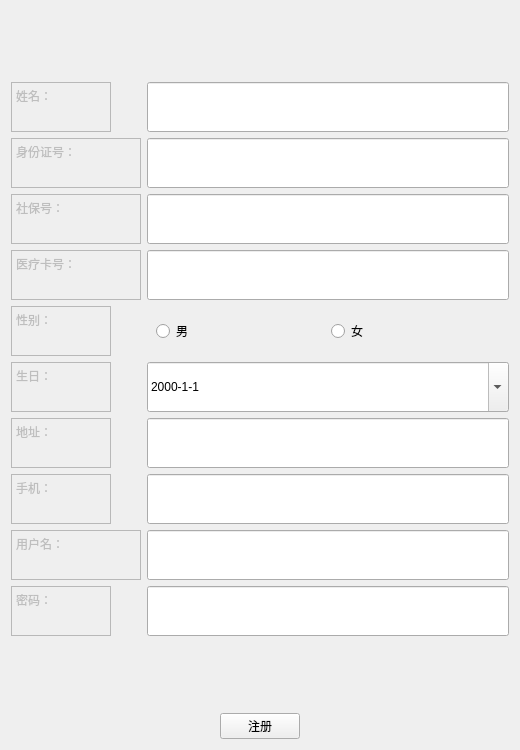
<?xml version="1.0" encoding="UTF-8"?>
<ui version="4.0">
 <class>PatientInfo</class>
 <widget class="QWidget" name="PatientInfo">
  <property name="windowModality">
   <enum>Qt::ApplicationModal</enum>
  </property>
  <property name="geometry">
   <rect>
    <x>0</x>
    <y>0</y>
    <width>520</width>
    <height>750</height>
   </rect>
  </property>
  <property name="minimumSize">
   <size>
    <width>520</width>
    <height>750</height>
   </size>
  </property>
  <property name="maximumSize">
   <size>
    <width>520</width>
    <height>750</height>
   </size>
  </property>
  <property name="windowTitle">
   <string>注册</string>
  </property>
  <layout class="QVBoxLayout" name="verticalLayout">
   <item>
    <layout class="QFormLayout" name="formLayout">
     <property name="fieldGrowthPolicy">
      <enum>QFormLayout::AllNonFixedFieldsGrow</enum>
     </property>
     <property name="labelAlignment">
      <set>Qt::AlignLeading|Qt::AlignLeft|Qt::AlignVCenter</set>
     </property>
     <property name="formAlignment">
      <set>Qt::AlignLeading|Qt::AlignLeft|Qt::AlignVCenter</set>
     </property>
     <item row="0" column="0">
      <widget class="QTextEdit" name="textEdit_2">
       <property name="enabled">
        <bool>false</bool>
       </property>
       <property name="sizePolicy">
        <sizepolicy hsizetype="Expanding" vsizetype="Fixed">
         <horstretch>0</horstretch>
         <verstretch>0</verstretch>
        </sizepolicy>
       </property>
       <property name="minimumSize">
        <size>
         <width>100</width>
         <height>50</height>
        </size>
       </property>
       <property name="maximumSize">
        <size>
         <width>100</width>
         <height>50</height>
        </size>
       </property>
       <property name="html">
        <string>&lt;!DOCTYPE HTML PUBLIC &quot;-//W3C//DTD HTML 4.0//EN&quot; &quot;http://www.w3.org/TR/REC-html40/strict.dtd&quot;&gt;
&lt;html&gt;&lt;head&gt;&lt;meta name=&quot;qrichtext&quot; content=&quot;1&quot; /&gt;&lt;style type=&quot;text/css&quot;&gt;
p, li { white-space: pre-wrap; }
&lt;/style&gt;&lt;/head&gt;&lt;body style=&quot; font-family:'SimSun'; font-size:9pt; font-weight:400; font-style:normal;&quot;&gt;
&lt;p style=&quot; margin-top:0px; margin-bottom:0px; margin-left:0px; margin-right:0px; -qt-block-indent:0; text-indent:0px;&quot;&gt;姓名：&lt;/p&gt;&lt;/body&gt;&lt;/html&gt;</string>
       </property>
      </widget>
     </item>
     <item row="0" column="1">
      <widget class="QLineEdit" name="pnameEdit">
       <property name="sizePolicy">
        <sizepolicy hsizetype="Expanding" vsizetype="Preferred">
         <horstretch>0</horstretch>
         <verstretch>0</verstretch>
        </sizepolicy>
       </property>
       <property name="minimumSize">
        <size>
         <width>0</width>
         <height>50</height>
        </size>
       </property>
       <property name="maximumSize">
        <size>
         <width>16777215</width>
         <height>50</height>
        </size>
       </property>
       <property name="palette">
        <palette>
         <active>
          <colorrole role="Text">
           <brush brushstyle="SolidPattern">
            <color alpha="255">
             <red>120</red>
             <green>120</green>
             <blue>120</blue>
            </color>
           </brush>
          </colorrole>
         </active>
         <inactive>
          <colorrole role="Text">
           <brush brushstyle="SolidPattern">
            <color alpha="255">
             <red>120</red>
             <green>120</green>
             <blue>120</blue>
            </color>
           </brush>
          </colorrole>
         </inactive>
         <disabled>
          <colorrole role="Text">
           <brush brushstyle="SolidPattern">
            <color alpha="255">
             <red>120</red>
             <green>120</green>
             <blue>120</blue>
            </color>
           </brush>
          </colorrole>
         </disabled>
        </palette>
       </property>
      </widget>
     </item>
     <item row="1" column="0">
      <widget class="QTextEdit" name="textEdit">
       <property name="enabled">
        <bool>false</bool>
       </property>
       <property name="sizePolicy">
        <sizepolicy hsizetype="Expanding" vsizetype="Fixed">
         <horstretch>0</horstretch>
         <verstretch>0</verstretch>
        </sizepolicy>
       </property>
       <property name="minimumSize">
        <size>
         <width>130</width>
         <height>50</height>
        </size>
       </property>
       <property name="maximumSize">
        <size>
         <width>130</width>
         <height>50</height>
        </size>
       </property>
       <property name="html">
        <string>&lt;!DOCTYPE HTML PUBLIC &quot;-//W3C//DTD HTML 4.0//EN&quot; &quot;http://www.w3.org/TR/REC-html40/strict.dtd&quot;&gt;
&lt;html&gt;&lt;head&gt;&lt;meta name=&quot;qrichtext&quot; content=&quot;1&quot; /&gt;&lt;style type=&quot;text/css&quot;&gt;
p, li { white-space: pre-wrap; }
&lt;/style&gt;&lt;/head&gt;&lt;body style=&quot; font-family:'SimSun'; font-size:9pt; font-weight:400; font-style:normal;&quot;&gt;
&lt;p style=&quot; margin-top:0px; margin-bottom:0px; margin-left:0px; margin-right:0px; -qt-block-indent:0; text-indent:0px;&quot;&gt;身份证号：&lt;/p&gt;&lt;/body&gt;&lt;/html&gt;</string>
       </property>
      </widget>
     </item>
     <item row="1" column="1">
      <widget class="QLineEdit" name="pidEdit">
       <property name="sizePolicy">
        <sizepolicy hsizetype="Expanding" vsizetype="Preferred">
         <horstretch>0</horstretch>
         <verstretch>0</verstretch>
        </sizepolicy>
       </property>
       <property name="minimumSize">
        <size>
         <width>0</width>
         <height>50</height>
        </size>
       </property>
       <property name="maximumSize">
        <size>
         <width>16777215</width>
         <height>50</height>
        </size>
       </property>
       <property name="palette">
        <palette>
         <active>
          <colorrole role="Text">
           <brush brushstyle="SolidPattern">
            <color alpha="255">
             <red>120</red>
             <green>120</green>
             <blue>120</blue>
            </color>
           </brush>
          </colorrole>
         </active>
         <inactive>
          <colorrole role="Text">
           <brush brushstyle="SolidPattern">
            <color alpha="255">
             <red>120</red>
             <green>120</green>
             <blue>120</blue>
            </color>
           </brush>
          </colorrole>
         </inactive>
         <disabled>
          <colorrole role="Text">
           <brush brushstyle="SolidPattern">
            <color alpha="255">
             <red>120</red>
             <green>120</green>
             <blue>120</blue>
            </color>
           </brush>
          </colorrole>
         </disabled>
        </palette>
       </property>
      </widget>
     </item>
     <item row="2" column="0">
      <widget class="QTextEdit" name="textEdit_3">
       <property name="enabled">
        <bool>false</bool>
       </property>
       <property name="sizePolicy">
        <sizepolicy hsizetype="Expanding" vsizetype="Fixed">
         <horstretch>0</horstretch>
         <verstretch>0</verstretch>
        </sizepolicy>
       </property>
       <property name="minimumSize">
        <size>
         <width>130</width>
         <height>50</height>
        </size>
       </property>
       <property name="maximumSize">
        <size>
         <width>130</width>
         <height>50</height>
        </size>
       </property>
       <property name="html">
        <string>&lt;!DOCTYPE HTML PUBLIC &quot;-//W3C//DTD HTML 4.0//EN&quot; &quot;http://www.w3.org/TR/REC-html40/strict.dtd&quot;&gt;
&lt;html&gt;&lt;head&gt;&lt;meta name=&quot;qrichtext&quot; content=&quot;1&quot; /&gt;&lt;style type=&quot;text/css&quot;&gt;
p, li { white-space: pre-wrap; }
&lt;/style&gt;&lt;/head&gt;&lt;body style=&quot; font-family:'SimSun'; font-size:9pt; font-weight:400; font-style:normal;&quot;&gt;
&lt;p style=&quot; margin-top:0px; margin-bottom:0px; margin-left:0px; margin-right:0px; -qt-block-indent:0; text-indent:0px;&quot;&gt;社保号：&lt;/p&gt;&lt;/body&gt;&lt;/html&gt;</string>
       </property>
      </widget>
     </item>
     <item row="2" column="1">
      <widget class="QLineEdit" name="pinoEdit">
       <property name="sizePolicy">
        <sizepolicy hsizetype="Expanding" vsizetype="Preferred">
         <horstretch>0</horstretch>
         <verstretch>0</verstretch>
        </sizepolicy>
       </property>
       <property name="minimumSize">
        <size>
         <width>0</width>
         <height>50</height>
        </size>
       </property>
       <property name="maximumSize">
        <size>
         <width>16777215</width>
         <height>50</height>
        </size>
       </property>
      </widget>
     </item>
     <item row="3" column="0">
      <widget class="QTextEdit" name="textEdit_4">
       <property name="enabled">
        <bool>false</bool>
       </property>
       <property name="sizePolicy">
        <sizepolicy hsizetype="Expanding" vsizetype="Fixed">
         <horstretch>0</horstretch>
         <verstretch>0</verstretch>
        </sizepolicy>
       </property>
       <property name="minimumSize">
        <size>
         <width>130</width>
         <height>50</height>
        </size>
       </property>
       <property name="maximumSize">
        <size>
         <width>100</width>
         <height>50</height>
        </size>
       </property>
       <property name="html">
        <string>&lt;!DOCTYPE HTML PUBLIC &quot;-//W3C//DTD HTML 4.0//EN&quot; &quot;http://www.w3.org/TR/REC-html40/strict.dtd&quot;&gt;
&lt;html&gt;&lt;head&gt;&lt;meta name=&quot;qrichtext&quot; content=&quot;1&quot; /&gt;&lt;style type=&quot;text/css&quot;&gt;
p, li { white-space: pre-wrap; }
&lt;/style&gt;&lt;/head&gt;&lt;body style=&quot; font-family:'SimSun'; font-size:9pt; font-weight:400; font-style:normal;&quot;&gt;
&lt;p style=&quot; margin-top:0px; margin-bottom:0px; margin-left:0px; margin-right:0px; -qt-block-indent:0; text-indent:0px;&quot;&gt;医疗卡号：&lt;/p&gt;&lt;/body&gt;&lt;/html&gt;</string>
       </property>
      </widget>
     </item>
     <item row="3" column="1">
      <widget class="QLineEdit" name="pmnoEdit">
       <property name="sizePolicy">
        <sizepolicy hsizetype="Expanding" vsizetype="Preferred">
         <horstretch>0</horstretch>
         <verstretch>0</verstretch>
        </sizepolicy>
       </property>
       <property name="minimumSize">
        <size>
         <width>0</width>
         <height>50</height>
        </size>
       </property>
       <property name="maximumSize">
        <size>
         <width>16777215</width>
         <height>50</height>
        </size>
       </property>
      </widget>
     </item>
     <item row="4" column="0">
      <widget class="QTextEdit" name="textEdit_6">
       <property name="enabled">
        <bool>false</bool>
       </property>
       <property name="sizePolicy">
        <sizepolicy hsizetype="Expanding" vsizetype="Fixed">
         <horstretch>0</horstretch>
         <verstretch>0</verstretch>
        </sizepolicy>
       </property>
       <property name="minimumSize">
        <size>
         <width>100</width>
         <height>50</height>
        </size>
       </property>
       <property name="maximumSize">
        <size>
         <width>100</width>
         <height>50</height>
        </size>
       </property>
       <property name="layoutDirection">
        <enum>Qt::LeftToRight</enum>
       </property>
       <property name="html">
        <string>&lt;!DOCTYPE HTML PUBLIC &quot;-//W3C//DTD HTML 4.0//EN&quot; &quot;http://www.w3.org/TR/REC-html40/strict.dtd&quot;&gt;
&lt;html&gt;&lt;head&gt;&lt;meta name=&quot;qrichtext&quot; content=&quot;1&quot; /&gt;&lt;style type=&quot;text/css&quot;&gt;
p, li { white-space: pre-wrap; }
&lt;/style&gt;&lt;/head&gt;&lt;body style=&quot; font-family:'SimSun'; font-size:9pt; font-weight:400; font-style:normal;&quot;&gt;
&lt;p style=&quot; margin-top:0px; margin-bottom:0px; margin-left:0px; margin-right:0px; -qt-block-indent:0; text-indent:0px;&quot;&gt;性别：&lt;/p&gt;&lt;/body&gt;&lt;/html&gt;</string>
       </property>
      </widget>
     </item>
     <item row="4" column="1">
      <widget class="QWidget" name="widget" native="true">
       <layout class="QHBoxLayout" name="horizontalLayout">
        <item>
         <widget class="QRadioButton" name="rbtn_male">
          <property name="text">
           <string>男</string>
          </property>
         </widget>
        </item>
        <item>
         <widget class="QRadioButton" name="rbtn_female">
          <property name="text">
           <string>女</string>
          </property>
         </widget>
        </item>
       </layout>
      </widget>
     </item>
     <item row="5" column="0">
      <widget class="QTextEdit" name="textEdit_7">
       <property name="enabled">
        <bool>false</bool>
       </property>
       <property name="sizePolicy">
        <sizepolicy hsizetype="Expanding" vsizetype="Fixed">
         <horstretch>0</horstretch>
         <verstretch>0</verstretch>
        </sizepolicy>
       </property>
       <property name="minimumSize">
        <size>
         <width>100</width>
         <height>50</height>
        </size>
       </property>
       <property name="maximumSize">
        <size>
         <width>100</width>
         <height>50</height>
        </size>
       </property>
       <property name="html">
        <string>&lt;!DOCTYPE HTML PUBLIC &quot;-//W3C//DTD HTML 4.0//EN&quot; &quot;http://www.w3.org/TR/REC-html40/strict.dtd&quot;&gt;
&lt;html&gt;&lt;head&gt;&lt;meta name=&quot;qrichtext&quot; content=&quot;1&quot; /&gt;&lt;style type=&quot;text/css&quot;&gt;
p, li { white-space: pre-wrap; }
&lt;/style&gt;&lt;/head&gt;&lt;body style=&quot; font-family:'SimSun'; font-size:9pt; font-weight:400; font-style:normal;&quot;&gt;
&lt;p style=&quot; margin-top:0px; margin-bottom:0px; margin-left:0px; margin-right:0px; -qt-block-indent:0; text-indent:0px;&quot;&gt;生日：&lt;/p&gt;&lt;/body&gt;&lt;/html&gt;</string>
       </property>
      </widget>
     </item>
     <item row="5" column="1">
      <widget class="QDateEdit" name="pbdEdit">
       <property name="sizePolicy">
        <sizepolicy hsizetype="Minimum" vsizetype="Preferred">
         <horstretch>0</horstretch>
         <verstretch>0</verstretch>
        </sizepolicy>
       </property>
       <property name="currentSection">
        <enum>QDateTimeEdit::DaySection</enum>
       </property>
       <property name="displayFormat">
        <string>yyyy-M-d</string>
       </property>
       <property name="calendarPopup">
        <bool>true</bool>
       </property>
       <property name="currentSectionIndex">
        <number>2</number>
       </property>
      </widget>
     </item>
     <item row="6" column="0">
      <widget class="QTextEdit" name="textEdit_5">
       <property name="enabled">
        <bool>false</bool>
       </property>
       <property name="sizePolicy">
        <sizepolicy hsizetype="Expanding" vsizetype="Fixed">
         <horstretch>0</horstretch>
         <verstretch>0</verstretch>
        </sizepolicy>
       </property>
       <property name="minimumSize">
        <size>
         <width>100</width>
         <height>50</height>
        </size>
       </property>
       <property name="maximumSize">
        <size>
         <width>100</width>
         <height>50</height>
        </size>
       </property>
       <property name="html">
        <string>&lt;!DOCTYPE HTML PUBLIC &quot;-//W3C//DTD HTML 4.0//EN&quot; &quot;http://www.w3.org/TR/REC-html40/strict.dtd&quot;&gt;
&lt;html&gt;&lt;head&gt;&lt;meta name=&quot;qrichtext&quot; content=&quot;1&quot; /&gt;&lt;style type=&quot;text/css&quot;&gt;
p, li { white-space: pre-wrap; }
&lt;/style&gt;&lt;/head&gt;&lt;body style=&quot; font-family:'SimSun'; font-size:9pt; font-weight:400; font-style:normal;&quot;&gt;
&lt;p style=&quot; margin-top:0px; margin-bottom:0px; margin-left:0px; margin-right:0px; -qt-block-indent:0; text-indent:0px;&quot;&gt;地址：&lt;/p&gt;&lt;/body&gt;&lt;/html&gt;</string>
       </property>
      </widget>
     </item>
     <item row="6" column="1">
      <widget class="QLineEdit" name="paddEdit">
       <property name="sizePolicy">
        <sizepolicy hsizetype="Expanding" vsizetype="Preferred">
         <horstretch>0</horstretch>
         <verstretch>0</verstretch>
        </sizepolicy>
       </property>
       <property name="minimumSize">
        <size>
         <width>0</width>
         <height>50</height>
        </size>
       </property>
       <property name="maximumSize">
        <size>
         <width>16777215</width>
         <height>50</height>
        </size>
       </property>
      </widget>
     </item>
     <item row="7" column="0">
      <widget class="QTextEdit" name="textEdit_8">
       <property name="enabled">
        <bool>false</bool>
       </property>
       <property name="sizePolicy">
        <sizepolicy hsizetype="Expanding" vsizetype="Fixed">
         <horstretch>0</horstretch>
         <verstretch>0</verstretch>
        </sizepolicy>
       </property>
       <property name="minimumSize">
        <size>
         <width>100</width>
         <height>50</height>
        </size>
       </property>
       <property name="maximumSize">
        <size>
         <width>100</width>
         <height>50</height>
        </size>
       </property>
       <property name="html">
        <string>&lt;!DOCTYPE HTML PUBLIC &quot;-//W3C//DTD HTML 4.0//EN&quot; &quot;http://www.w3.org/TR/REC-html40/strict.dtd&quot;&gt;
&lt;html&gt;&lt;head&gt;&lt;meta name=&quot;qrichtext&quot; content=&quot;1&quot; /&gt;&lt;style type=&quot;text/css&quot;&gt;
p, li { white-space: pre-wrap; }
&lt;/style&gt;&lt;/head&gt;&lt;body style=&quot; font-family:'SimSun'; font-size:9pt; font-weight:400; font-style:normal;&quot;&gt;
&lt;p style=&quot; margin-top:0px; margin-bottom:0px; margin-left:0px; margin-right:0px; -qt-block-indent:0; text-indent:0px;&quot;&gt;手机：&lt;/p&gt;&lt;/body&gt;&lt;/html&gt;</string>
       </property>
      </widget>
     </item>
     <item row="7" column="1">
      <widget class="QLineEdit" name="mTelEdit">
       <property name="sizePolicy">
        <sizepolicy hsizetype="Expanding" vsizetype="Preferred">
         <horstretch>0</horstretch>
         <verstretch>0</verstretch>
        </sizepolicy>
       </property>
       <property name="minimumSize">
        <size>
         <width>0</width>
         <height>50</height>
        </size>
       </property>
       <property name="maximumSize">
        <size>
         <width>16777215</width>
         <height>50</height>
        </size>
       </property>
      </widget>
     </item>
     <item row="8" column="0">
      <widget class="QTextEdit" name="textEdit_9">
       <property name="enabled">
        <bool>false</bool>
       </property>
       <property name="sizePolicy">
        <sizepolicy hsizetype="Expanding" vsizetype="Fixed">
         <horstretch>0</horstretch>
         <verstretch>0</verstretch>
        </sizepolicy>
       </property>
       <property name="minimumSize">
        <size>
         <width>130</width>
         <height>50</height>
        </size>
       </property>
       <property name="maximumSize">
        <size>
         <width>130</width>
         <height>50</height>
        </size>
       </property>
       <property name="html">
        <string>&lt;!DOCTYPE HTML PUBLIC &quot;-//W3C//DTD HTML 4.0//EN&quot; &quot;http://www.w3.org/TR/REC-html40/strict.dtd&quot;&gt;
&lt;html&gt;&lt;head&gt;&lt;meta name=&quot;qrichtext&quot; content=&quot;1&quot; /&gt;&lt;style type=&quot;text/css&quot;&gt;
p, li { white-space: pre-wrap; }
&lt;/style&gt;&lt;/head&gt;&lt;body style=&quot; font-family:'SimSun'; font-size:9pt; font-weight:400; font-style:normal;&quot;&gt;
&lt;p style=&quot; margin-top:0px; margin-bottom:0px; margin-left:0px; margin-right:0px; -qt-block-indent:0; text-indent:0px;&quot;&gt;用户名：&lt;/p&gt;&lt;/body&gt;&lt;/html&gt;</string>
       </property>
      </widget>
     </item>
     <item row="8" column="1">
      <widget class="QLineEdit" name="usernameEdit">
       <property name="sizePolicy">
        <sizepolicy hsizetype="Expanding" vsizetype="Preferred">
         <horstretch>0</horstretch>
         <verstretch>0</verstretch>
        </sizepolicy>
       </property>
       <property name="minimumSize">
        <size>
         <width>0</width>
         <height>50</height>
        </size>
       </property>
       <property name="maximumSize">
        <size>
         <width>16777215</width>
         <height>50</height>
        </size>
       </property>
      </widget>
     </item>
     <item row="9" column="0">
      <widget class="QTextEdit" name="textEdit_10">
       <property name="enabled">
        <bool>false</bool>
       </property>
       <property name="sizePolicy">
        <sizepolicy hsizetype="Expanding" vsizetype="Fixed">
         <horstretch>0</horstretch>
         <verstretch>0</verstretch>
        </sizepolicy>
       </property>
       <property name="minimumSize">
        <size>
         <width>100</width>
         <height>50</height>
        </size>
       </property>
       <property name="maximumSize">
        <size>
         <width>100</width>
         <height>50</height>
        </size>
       </property>
       <property name="html">
        <string>&lt;!DOCTYPE HTML PUBLIC &quot;-//W3C//DTD HTML 4.0//EN&quot; &quot;http://www.w3.org/TR/REC-html40/strict.dtd&quot;&gt;
&lt;html&gt;&lt;head&gt;&lt;meta name=&quot;qrichtext&quot; content=&quot;1&quot; /&gt;&lt;style type=&quot;text/css&quot;&gt;
p, li { white-space: pre-wrap; }
&lt;/style&gt;&lt;/head&gt;&lt;body style=&quot; font-family:'SimSun'; font-size:9pt; font-weight:400; font-style:normal;&quot;&gt;
&lt;p style=&quot; margin-top:0px; margin-bottom:0px; margin-left:0px; margin-right:0px; -qt-block-indent:0; text-indent:0px;&quot;&gt;密码：&lt;/p&gt;&lt;/body&gt;&lt;/html&gt;</string>
       </property>
      </widget>
     </item>
     <item row="9" column="1">
      <widget class="QLineEdit" name="passwordEdit">
       <property name="sizePolicy">
        <sizepolicy hsizetype="Expanding" vsizetype="Preferred">
         <horstretch>0</horstretch>
         <verstretch>0</verstretch>
        </sizepolicy>
       </property>
       <property name="minimumSize">
        <size>
         <width>0</width>
         <height>50</height>
        </size>
       </property>
       <property name="maximumSize">
        <size>
         <width>16777215</width>
         <height>50</height>
        </size>
       </property>
       <property name="echoMode">
        <enum>QLineEdit::Password</enum>
       </property>
      </widget>
     </item>
    </layout>
   </item>
   <item>
    <layout class="QHBoxLayout" name="horizontalLayout_8">
     <item>
      <widget class="QPushButton" name="btn_register">
       <property name="sizePolicy">
        <sizepolicy hsizetype="Fixed" vsizetype="Fixed">
         <horstretch>0</horstretch>
         <verstretch>0</verstretch>
        </sizepolicy>
       </property>
       <property name="text">
        <string>注册</string>
       </property>
      </widget>
     </item>
    </layout>
   </item>
  </layout>
 </widget>
 <resources/>
 <connections/>
</ui>
